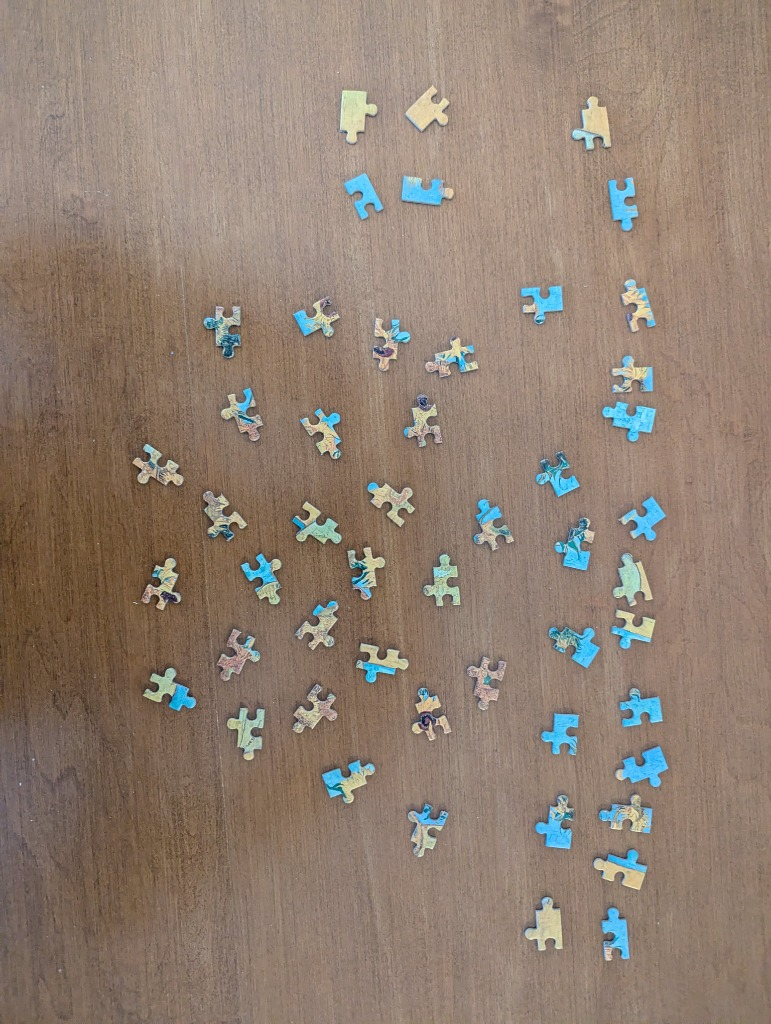
#> input picture puzzle_solver/data/pieces.jpg, 771 x 1024 px
$ python test_color_floodfill.py
#> lines starting #> are read from the running program, lines starting #| are printed output that depends on the picture; after the words box and inside, x2 and y2 are one past the last pixel; in counts of white or black regions, pixels touching at a corner belong together
import cv2
import numpy as np

def test_color_floodfill():
    img = cv2.imread('data/pieces.jpg')
#> img is the input picture: shape (1024, 771, 3); mean B, G, R 113.9, 127.5, 144.6
    # blur slightly to remove wood grain noise
    blurred = cv2.bilateralFilter(img, 9, 75, 75)

    h, w = img.shape[:2]
#> h = 1024; w = 771
    mask = np.zeros((h+2, w+2), np.uint8)

    # We flood fill from the 4 corners
    # Let's say tolerance is 20
    lo = (20, 20, 20)
    hi = (20, 20, 20)

    cv2.floodFill(blurred, mask, (0,0), (0,0,255), lo, hi, flags=(4 | (255 << 8)))
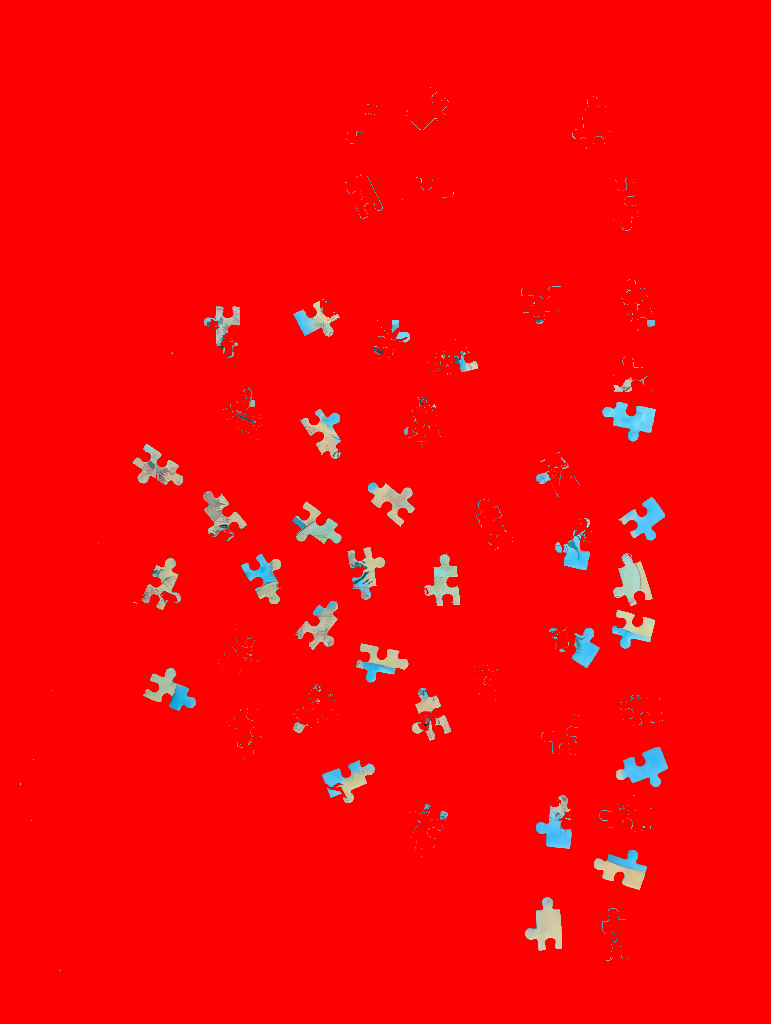
#> blurred: shape (1024, 771, 3); mean B, G, R 6.3, 6.2, 251.2
    cv2.floodFill(blurred, mask, (w-1,0), (0,0,255), lo, hi, flags=(4 | (255 << 8)))
    cv2.floodFill(blurred, mask, (0,h-1), (0,0,255), lo, hi, flags=(4 | (255 << 8)))
    cv2.floodFill(blurred, mask, (w-1,h-1), (0,0,255), lo, hi, flags=(4 | (255 << 8)))

    # The mask will have 255 where flooded
    flood_mask = mask[1:-1, 1:-1]

    # Invert to get the pieces
    pieces_mask = cv2.bitwise_not(flood_mask)
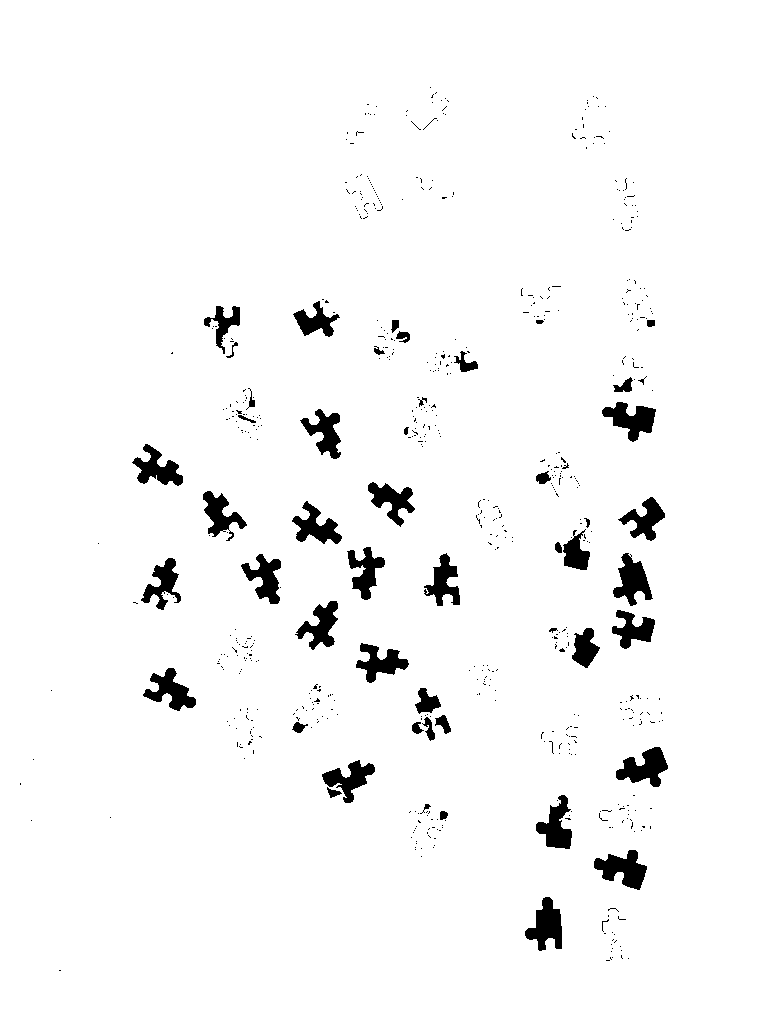
#> flood_mask: shape (1024, 771); 96.6% white; 638 black regions (588 under 20 px)

    # Clean up
    kernel = cv2.getStructuringElement(cv2.MORPH_ELLIPSE, (5, 5))
    pieces_mask = cv2.morphologyEx(pieces_mask, cv2.MORPH_OPEN, kernel, iterations=2)
    pieces_mask = cv2.morphologyEx(pieces_mask, cv2.MORPH_CLOSE, kernel, iterations=3)

    contours, _ = cv2.findContours(pieces_mask, cv2.RETR_EXTERNAL, cv2.CHAIN_APPROX_SIMPLE)
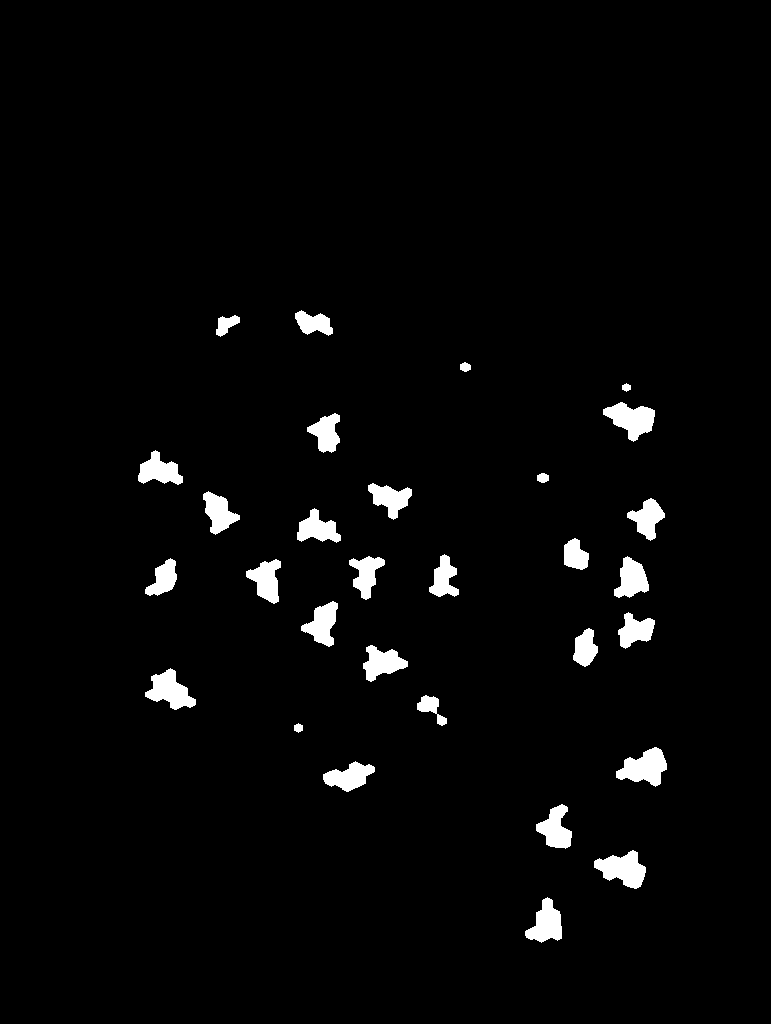
#> pieces_mask: shape (1024, 771); 2.8% white; 30 white regions, largest, box (x1, y1, x2, y2) and area: (616, 747, 667, 787) 1200, (594, 850, 646, 889) 1193, (603, 402, 655, 442) 1169

    valid = []
    for c in contours:
        a = cv2.contourArea(c)
        if a > 400:
            valid.append(a)

    print(f"Color FloodFill pieces: {len(valid)}")
#| Color FloodFill pieces: 24

if __name__ == '__main__':
    test_color_floodfill()
